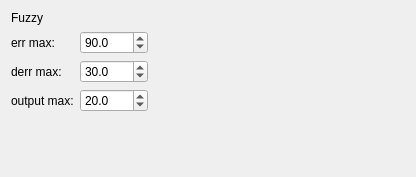
<?xml version="1.0" encoding="UTF-8"?>
<ui version="4.0">
 <class>controllerWidget</class>
 <widget class="QWidget" name="controllerWidget">
  <property name="geometry">
   <rect>
    <x>0</x>
    <y>0</y>
    <width>416</width>
    <height>177</height>
   </rect>
  </property>
  <property name="windowTitle">
   <string>Fuzzy Controller</string>
  </property>
  <layout class="QFormLayout" name="formLayout">
   <item row="0" column="0">
    <widget class="QLabel" name="widgetName">
     <property name="text">
      <string>Fuzzy</string>
     </property>
    </widget>
   </item>
   <item row="1" column="0">
    <widget class="QLabel" name="angleText">
     <property name="text">
      <string>err max:</string>
     </property>
    </widget>
   </item>
   <item row="1" column="1">
    <layout class="QHBoxLayout" name="horizontalLayout_4">
     <item>
      <widget class="QDoubleSpinBox" name="errSB">
       <property name="decimals">
        <number>1</number>
       </property>
       <property name="minimum">
        <double>-1000.000000000000000</double>
       </property>
       <property name="maximum">
        <double>1000.000000000000000</double>
       </property>
       <property name="singleStep">
        <double>1.000000000000000</double>
       </property>
       <property name="value">
        <double>90.000000000000000</double>
       </property>
      </widget>
     </item>
     <item>
      <spacer name="horizontalSpacer_4">
       <property name="orientation">
        <enum>Qt::Horizontal</enum>
       </property>
       <property name="sizeHint" stdset="0">
        <size>
         <width>40</width>
         <height>20</height>
        </size>
       </property>
      </spacer>
     </item>
    </layout>
   </item>
   <item row="2" column="0">
    <widget class="QLabel" name="kpText">
     <property name="text">
      <string>derr max:</string>
     </property>
    </widget>
   </item>
   <item row="2" column="1">
    <layout class="QHBoxLayout" name="horizontalLayout">
     <item>
      <widget class="QDoubleSpinBox" name="derrSB">
       <property name="decimals">
        <number>1</number>
       </property>
       <property name="minimum">
        <double>-1000.000000000000000</double>
       </property>
       <property name="maximum">
        <double>1000.000000000000000</double>
       </property>
       <property name="singleStep">
        <double>1.000000000000000</double>
       </property>
       <property name="value">
        <double>30.000000000000000</double>
       </property>
      </widget>
     </item>
     <item>
      <spacer name="horizontalSpacer">
       <property name="orientation">
        <enum>Qt::Horizontal</enum>
       </property>
       <property name="sizeHint" stdset="0">
        <size>
         <width>40</width>
         <height>20</height>
        </size>
       </property>
      </spacer>
     </item>
    </layout>
   </item>
   <item row="3" column="0">
    <widget class="QLabel" name="kiText">
     <property name="text">
      <string>output max:</string>
     </property>
    </widget>
   </item>
   <item row="3" column="1">
    <layout class="QHBoxLayout" name="horizontalLayout_2">
     <item>
      <widget class="QDoubleSpinBox" name="outputSB">
       <property name="decimals">
        <number>1</number>
       </property>
       <property name="minimum">
        <double>-1000.000000000000000</double>
       </property>
       <property name="maximum">
        <double>1000.000000000000000</double>
       </property>
       <property name="singleStep">
        <double>1.000000000000000</double>
       </property>
       <property name="value">
        <double>20.000000000000000</double>
       </property>
      </widget>
     </item>
     <item>
      <spacer name="horizontalSpacer_2">
       <property name="orientation">
        <enum>Qt::Horizontal</enum>
       </property>
       <property name="sizeHint" stdset="0">
        <size>
         <width>40</width>
         <height>20</height>
        </size>
       </property>
      </spacer>
     </item>
    </layout>
   </item>
  </layout>
 </widget>
 <resources/>
 <connections/>
</ui>
